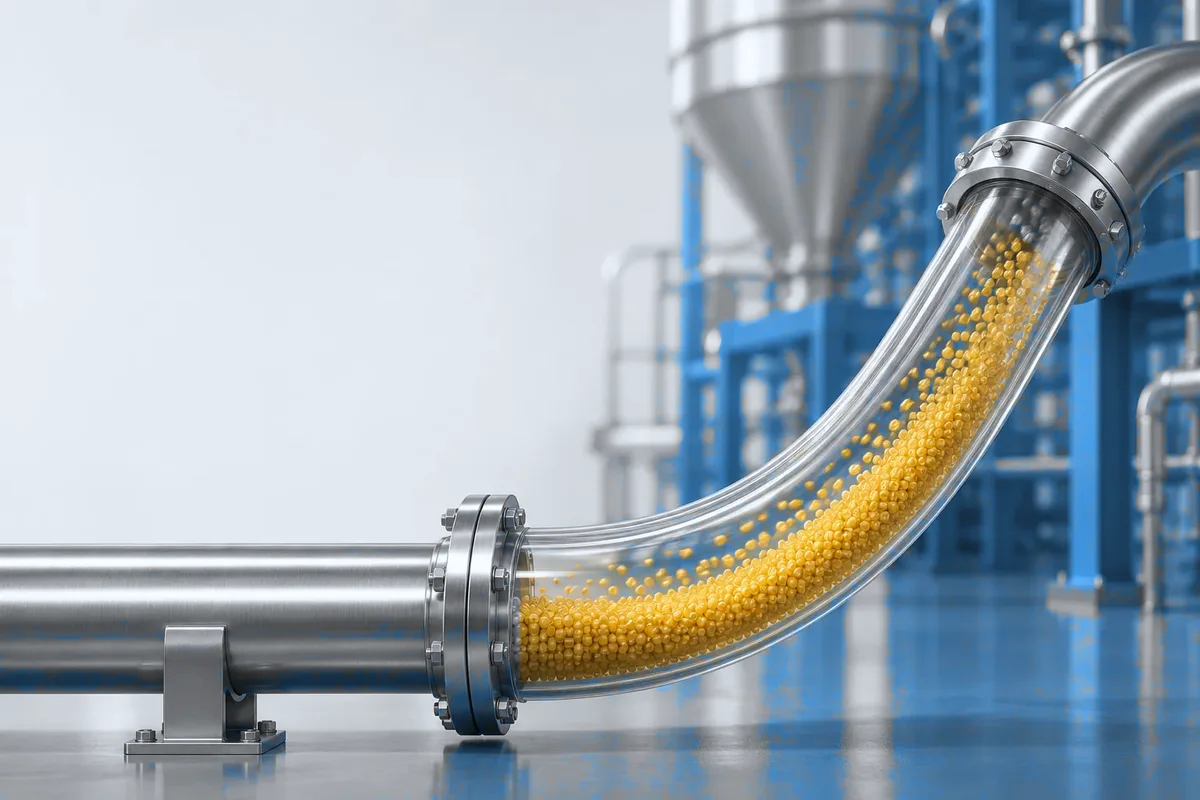
#> input picture images/01-hero-pijpleiding-1200.webp, 1200 x 800 px; its folder holds only this picture in this run
$ python check_green.py
#> lines starting #> are read from the running program, lines starting #| are printed output that depends on the picture; after the words box and inside, x2 and y2 are one past the last pixel; in counts of white or black regions, pixels touching at a corner belong together
"""Meet het percentage zichtbare groene pixels in iedere beeldvariant."""
import argparse
from pathlib import Path
import numpy as np
from PIL import Image


def green_percentage(path):
    with Image.open(path) as image:
#> image is the input picture: PIL image 1200x800 RGB; mean R, G, B 158.3, 170.7, 179.5
        rgba = np.asarray(image.convert("RGBA"))
    rgb = rgba[:, :, :3].astype(np.float32) / 255
    r, g, b = rgb.transpose(2, 0, 1)
    high = rgb.max(2)
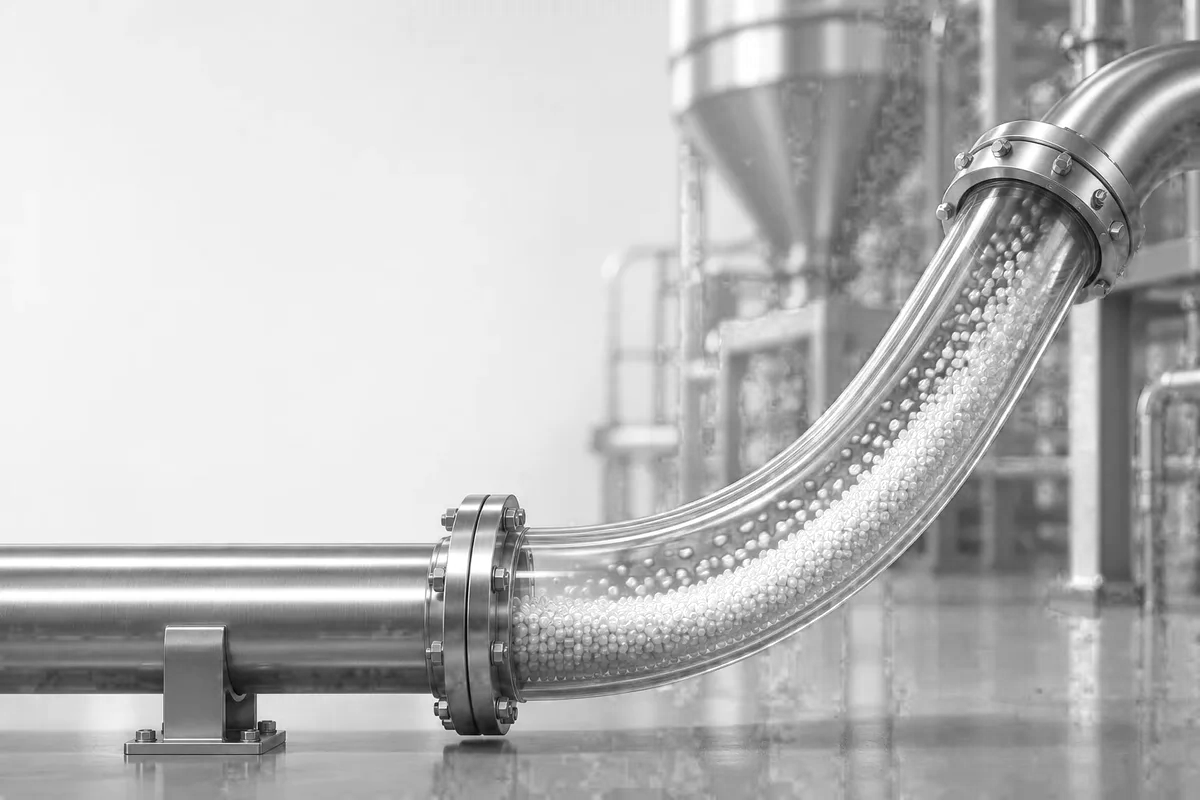
#> high: shape (800, 1200) float32; min 0, max 1, mean 0.732
    delta = high - rgb.min(2)
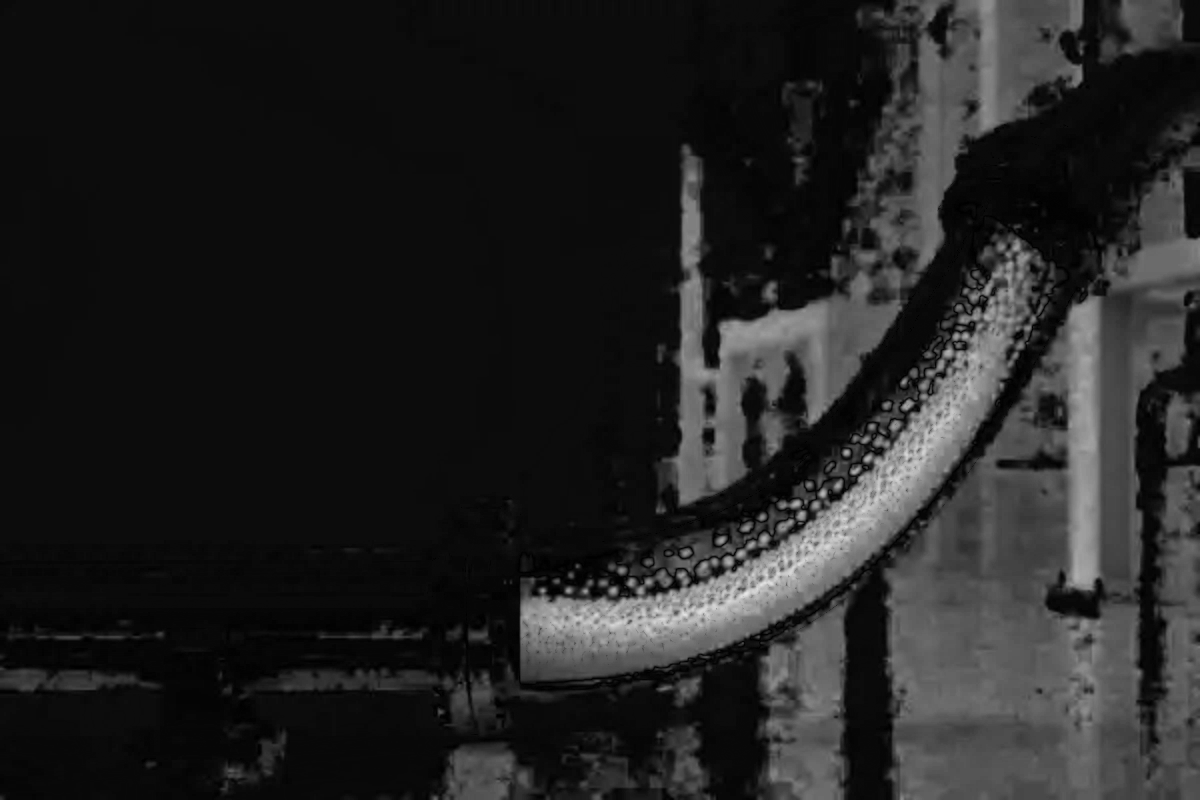
#> delta: shape (800, 1200) float32; min 0, max 0.91, mean 0.14
    # In the requested interval green is the largest channel.
    hue = 120 + 60 * (b - r) / np.maximum(delta, 1e-8)
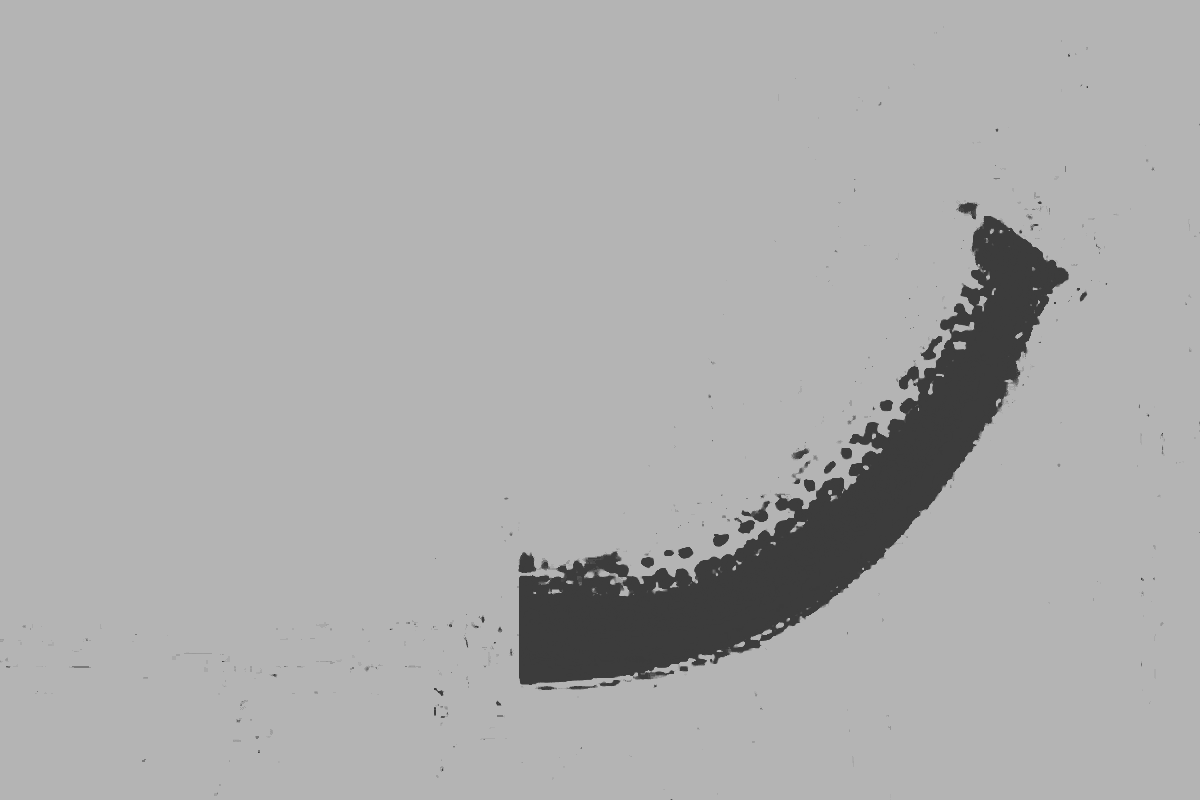
#> hue: shape (800, 1200) float32; min 60, max 180, mean 171.8
    visible = rgba[:, :, 3] > 0
#> visible: shape (800, 1200) bool; every value is 1
    green = ((g == high) & (hue >= 70) & (hue <= 170)
             & (delta > 0.18 * high) & (high > 0.15))
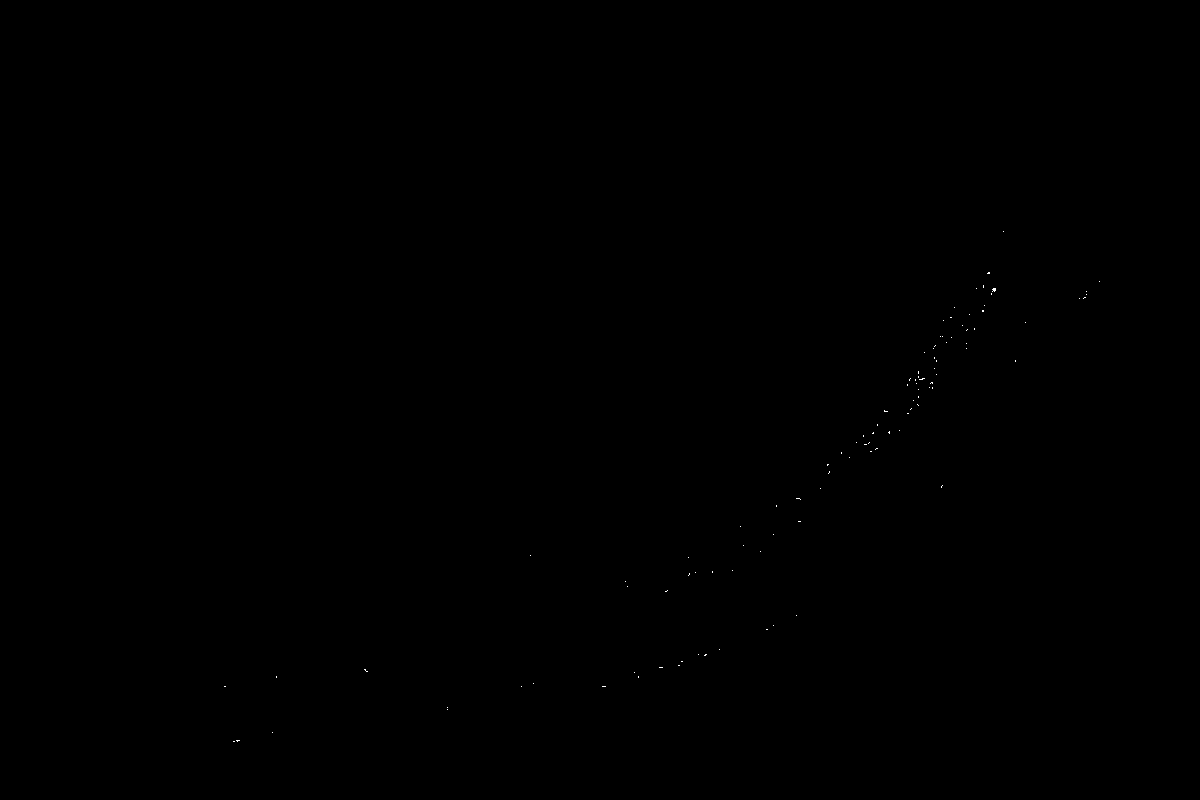
#> green: shape (800, 1200) bool; 0.02% white in thin lines or dots, all inside (x1, y1, x2, y2) = (224, 231, 1100, 742)
    return 100 * np.count_nonzero(green & visible) / max(1, visible.sum())


if __name__ == "__main__":
    parser = argparse.ArgumentParser(description=__doc__)
    parser.add_argument("map", type=Path, nargs="?",
                        default=Path(__file__).resolve().parents[1] / "images")
    args = parser.parse_args()
    failed = False
    paths = sorted(p for p in args.map.iterdir() if p.suffix.lower() in {".jpg", ".webp", ".avif"})
    if not paths:
        parser.error("Geen afbeeldingen gevonden")
    for path in paths:
        percentage = green_percentage(path)
#> percentage = 0.0226
        print(f"{path.name}\t{percentage:.4f}%")
#| 01-hero-pijpleiding-1200.webp	0.0226%
        failed |= percentage >= 0.5
#> failed = False
    raise SystemExit(int(failed))
#> (the program exits here)
